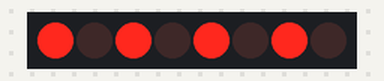
Simulated run of this sketch. Board: Arduino Uno, built with avr-gcc and run on an emulated ATmega328P. On the bench: 8 shift-register outputs drawn as a row of LEDs (first output left, lit = HIGH). Wiring (inferred from the names in the program): shift register (74HC595): data pin 12; shift clock pin 10; latch pin 11. Wiring (inferred from the signals the program sends): row of LEDs: on Q0, Q1, Q2, Q3, Q4, Q5, Q6, Q7.

Above: at 0.2 s.
At 1.7 s:
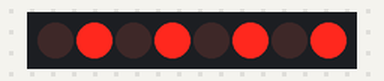
Timing chart, 0 to 3.0 s (numbered marks = the images above):
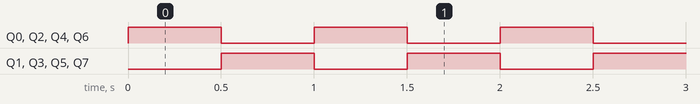

The sketch:

1__disco_.ino
```cpp
int latchpin=11;
int clockpin=10;
int datapin=12;

byte LED1s=0b10101010;
byte LED2s=0b01010101;

void setup() {
  // put your setup code here, to run once:
Serial.begin(9600);
pinMode(latchpin,OUTPUT);
pinMode(datapin,OUTPUT);
pinMode(clockpin,OUTPUT);
}

void loop() {
  // put your main code here, to run repeatedly:
digitalWrite(latchpin,LOW);
shiftOut(datapin,clockpin,LSBFIRST,LED1s);
digitalWrite(latchpin,HIGH);
delay(500);

digitalWrite(latchpin,LOW);
shiftOut(datapin,clockpin,LSBFIRST,LED2s);
digitalWrite(latchpin,HIGH);
delay(500);
}
```

Measured:
- by itself, Q0–7: alternates HIGH for 0.50 s and LOW for 0.50 s
